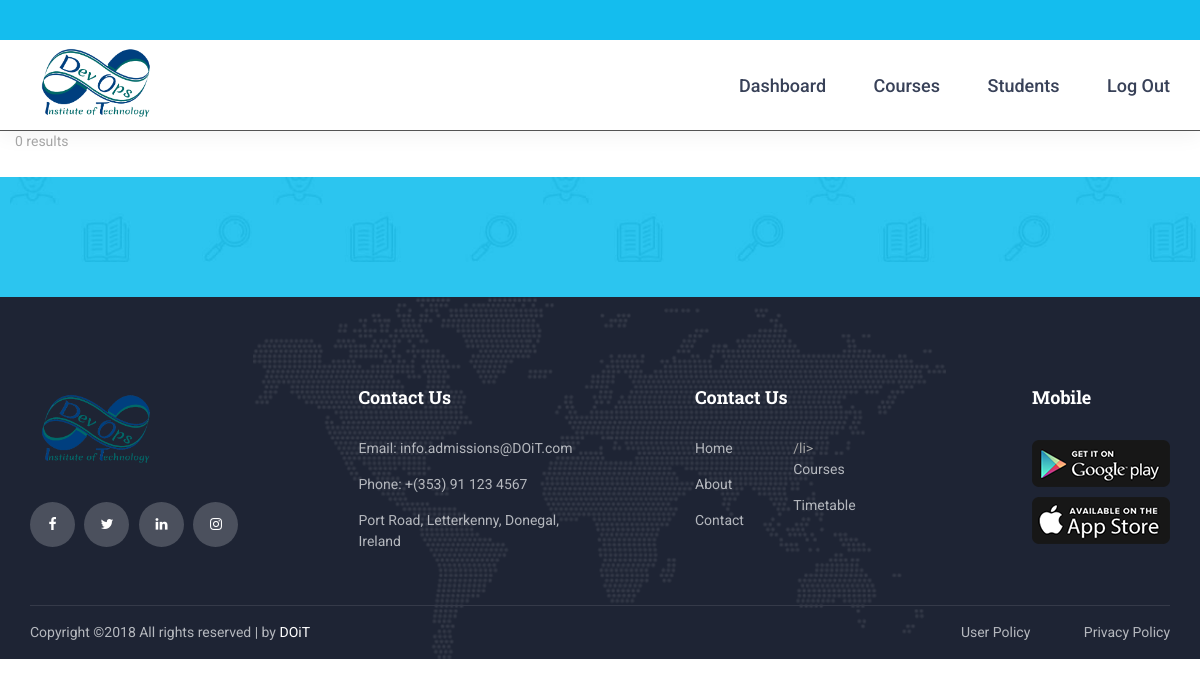
The page /profiles.php?first=Frank on the database as committed earlier.
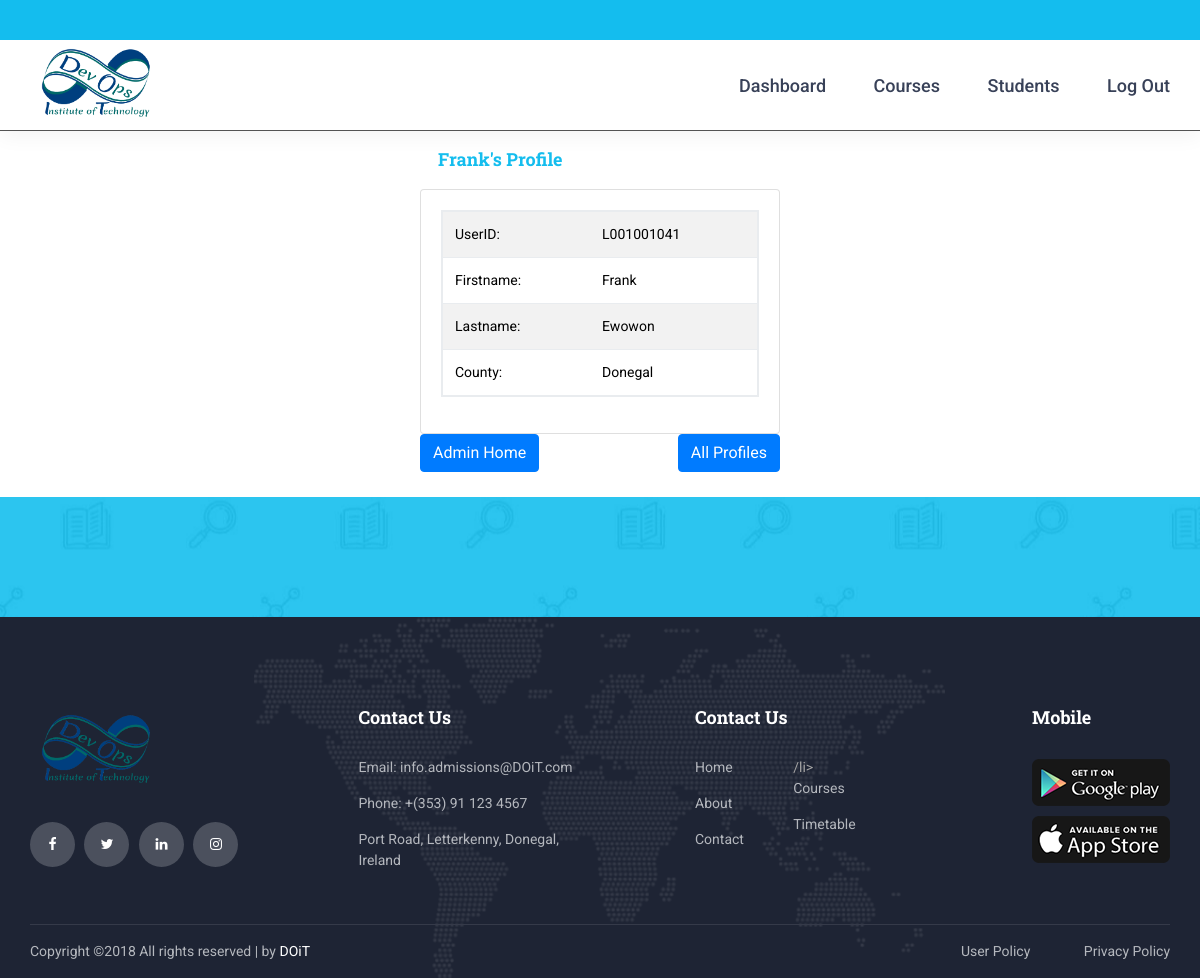
The same page on the database as committed later.
### tables this page shows
CREATE TABLE `student` (
  `ID` int(2) NOT NULL,
  `Fname` varchar(15) NOT NULL,
  `Lname` varchar(20) NOT NULL,
  `street` varchar(40) NOT NULL,
  `village` varchar(30) NOT NULL,
  `town` varchar(30) NOT NULL,
  `county` varchar(30) NOT NULL,
  `email` varchar(30) NOT NULL,
  `phone` int(15) NOT NULL,
  `dob` date NOT NULL,
  `pic` varchar(15) NOT NULL,
  `userID` varchar(10) NOT NULL
);

### profiles.php (the view, shortened to what this page needs)
 <?php include ('admin_header.php'); ?>
<?php
    include_once("config.php");
	echo '<div class="container">
		  <div class="row" style="padding-bottom: 25px">';
    if (isset($_GET['first']))
    {
        $Fname = $_GET['first'];
        $sql = "SELECT * FROM student WHERE Fname='$Fname'";
        $result = $conn->query($sql);
        if ($result->num_rows > 0) {
            if($row = $result->fetch_assoc()) {
				echo '<div class="col-sm-4 col-md-4"></div>
					  <div class="col-sm-4 col-md-4">';
                echo '<h4 style="color:#14bdee;margin: 5%">'.$row["Fname"]."'s Profile</h4>";
                echo '<div class="card">
						<div class="card-body">
							<table class="table table-striped" style="color: black !important;border: 2px solid #e9ecef">';
                echo '<tr><td>UserID:</td><td>'.$row["userID"].'</td></tr>';
                echo '<tr><td>Firstname:</td><td>'.$row["Fname"].'</td></tr>';
                echo '<tr><td>Lastname:</td><td>'.$row["Lname"].'</td></tr>';
                echo '<tr><td>County:</td><td>'.$row["county"].'</td></tr>';
				echo '</table>';
				echo '</div>
				  </div>';
				echo '<button class="btn btn-primary float-left"><a style="color:white" href="admin_index.php">Admin Home</a></button>    <button class="btn btn-primary float-right"><a style="color:white" href="profiles.php">All Profiles</a></button>';
				echo '</div>';
				echo '<div class="col-sm-4 col-md-4"></div>';
            }
        }
        else {
           echo "0 results";
        }
    }
	echo '</div>
		  </div>';
?>
<?php include ('admin_footer.php'); ?>

### admin_header.php (shortened to what this page needs)
<!DOCTYPE html>
<html lang="en">
<head>
<link rel="stylesheet" type="text/css" href="styles/bootstrap4/bootstrap.min.css">
<link href="plugins/font-awesome-4.7.0/css/font-awesome.min.css" rel="stylesheet" type="text/css">
<link rel="stylesheet" type="text/css" href="plugins/OwlCarousel2-2.2.1/owl.carousel.css">
<link rel="stylesheet" type="text/css" href="plugins/OwlCarousel2-2.2.1/owl.theme.default.css">
<link rel="stylesheet" type="text/css" href="plugins/OwlCarousel2-2.2.1/animate.css">
<link rel="stylesheet" type="text/css" href="styles/combined.css">
</head>
<body>
<div class="super_container">
	<header class="header">
		<div class="top_bar">
			<div class="top_bar_container">
				<div class="container">
					<div class="row">
						<div class="col">
							<div class="top_bar_content d-flex flex-row align-items-center justify-content-start">
							</div>
						</div>
					</div>
				</div>
			</div>
		</div>
		<div class="header_container">
			<div class="container">
				<div class="row">
					<div class="col">
						<div class="header_content d-flex flex-row align-items-center justify-content-start">
							<div>
								<a href="index.php"><img src="images/logo.png" alt="" height="80px"></a>
							</div>
							<nav class="main_nav_contaner ml-auto">
								<ul class="main_nav">
									<li class=""><a href="admin_index.php">Dashboard</a></li>
									<li><a href="admin_index.php">Courses</a></li>
									<li><a href="profiles.php">Students</a></li>
									<li><a href="logOut.php">Log Out</a></li>
								</ul>
							</nav>
						</div>
					</div>
				</div>
			</div>
		</div>
	</header>

### admin_footer.php (shortened to what this page needs)
	<div class="newsletter">
		<div class="newsletter_background parallax-window" data-parallax="scroll" data-image-src="images/newsletter.jpg" data-speed="0.8"></div>
		<div class="container">
			<div class="row">
				<div class="col">
					<div class="newsletter_container d-flex flex-lg-row flex-column align-items-center justify-content-start">
					</div>
				</div>
			</div>
		</div>
	</div>
	<footer class="footer">
		<div class="footer_background" style="background-image:url(images/footer_background.png)"></div>
		<div class="container">
			<div class="row footer_row">
				<div class="col">
					<div class="footer_content">
						<div class="row">
							<div class="col-lg-3 footer_col">
								<div class="footer_section footer_about">
									<div>
										<a href="index.php"><img src="images/logo.png" alt="" height="80px"></a>
									</div>
									<div class="footer_social">
										<ul>
											<li><a href="#"><i class="fa fa-facebook" aria-hidden="true"></i></a></li>
											<li><a href="#"><i class="fa fa-twitter" aria-hidden="true"></i></a></li>
											<li><a href="#"><i class="fa fa-linkedin" aria-hidden="true"></i></a></li>
											<li><a href="#"><i class="fa fa-instagram" aria-hidden="true"></i></a></li>
										</ul>
									</div>
								</div>
							</div>
							<div class="col-lg-3 footer_col">
								<div class="footer_section footer_contact">
									<div class="footer_title">Contact Us</div>
									<div class="footer_contact_info">
										<ul>
											<li>Email: info.admissions@DOiT.com</li>
											<li>Phone:  +(353) 91 123 4567</li>
											<li>Port Road, Letterkenny, Donegal, Ireland</li>
										</ul>
									</div>
								</div>
							</div>
							<div class="col-lg-3 footer_col">
								<div class="footer_section footer_links">
									<div class="footer_title">Contact Us</div>
									<div class="footer_links_container">
										<ul>
											<li><a href="index.php">Home</a></li>
											<li><a href="about.php">About</a></li>
											<li><a href="contact.php">Contact</a></li>											/li>
											<li><a href="courseSelection.php">Courses</a></li>
											<li><a href="#">Timetable</a></li>
										</ul>
									</div>
								</div>
							</div>
							<div class="col-lg-3 footer_col clearfix">
								<div class="footer_section footer_mobile">
									<div class="footer_title">Mobile</div>
									<div class="footer_mobile_content">
										<div class="footer_image"><a href="#"><img src="images/mobile_1.png" alt=""></a></div>
										<div class="footer_image"><a href="#"><img src="images/mobile_2.png" alt=""></a></div>
									</div>
								</div>
							</div>
						</div>
					</div>
				</div>
			</div>
			<div class="row copyright_row">
				<div class="col">
					<div class="copyright d-flex flex-lg-row flex-column align-items-center justify-content-start">
						<div class="cr_text">
Copyright &copy;<script>document.write(new Date().getFullYear());</script> All rights reserved | by <a href="https://lyit.ie" target="_blank">DOiT</a></div>
						<div class="ml-lg-auto cr_links">
							<ul class="cr_list">
								<li><a href="userPolicy.php">User Policy</a></li>
								<li><a href="privacyPolicy.php">Privacy Policy</a></li>
							</ul>
						</div>
					</div>
				</div>
			</div>
		</div>
	</footer>
</div>
</body>
</html>

Rows that differ between the two databases and show on the page:
added student: Fname "Frank", userID "L001001041", Lname "Ewowon", county "Donegal"
Other text that changed with them:
text no longer shown: "0 results"
text now shown: "'s Profile UserID: Firstname: Lastname: County: Admin Home All Profiles"
